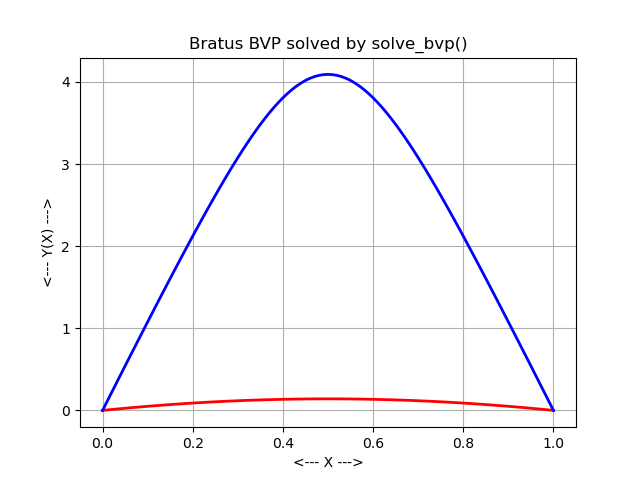

The script that saved this image:
#! /usr/bin/env python3
#
def solve_bvp_test ( ):

#*****************************************************************************80
#
## solve_bvp_test() uses solve_bvp() to solve Bratu's problem.
#
#  Licensing:
#
#    This code is distributed under the MIT license.
#
#  Modified:
#
#    21 June 2022
#
#  Author:
#
#    John Burkardt.
#
  from scipy.integrate import solve_bvp
  import matplotlib.pyplot as plt
  import numpy as np
  import platform

  print ( '' )
  print ( 'solve_bvp_test():' )
  print ( '  python version: ' + platform.python_version ( ) )
  print ( '  numpy version:  ' + np.version.version )
  print ( '  Use solve_bvp() to solve Bratu''s problem:' )
  print ( '  y" + k e^y = 0' )
  print ( '  0 <= x <= 1' )
  print ( '  y''(0) = 0, y''(1) = 0' )

  a = 0.0
  b = 1.0

  n_mesh = 5
  x_mesh = np.linspace ( a, b, n_mesh )
  ya_mesh = np.zeros ( [ 2, n_mesh ] )
  yb_mesh = np.zeros ( [ 2, n_mesh ] )
  yb_mesh[0] = 3.0

  sol_a = solve_bvp ( bratu_fun, bratu_bc, x_mesh, ya_mesh )
  sol_b = solve_bvp ( bratu_fun, bratu_bc, x_mesh, yb_mesh )
#
#  Use DEVAL to evaluate the solution.
#
  n_plot = 101
  x_plot = np.linspace ( a, b, n_plot )
  ya_plot = sol_a.sol ( x_plot )[0]
  yb_plot = sol_b.sol ( x_plot )[0]
#
#  Display a plot of Y and Y'.
#
  plt.clf ( )
  plt.plot ( x_plot, ya_plot, 'r-', linewidth = 2 )
  plt.plot ( x_plot, yb_plot, 'b-', linewidth = 2 )
  plt.xlabel ( '<--- X --->' )
  plt.ylabel ( '<--- Y(X) --->' )
  plt.title ( 'Bratu''s BVP solved by solve_bvp()' )
  plt.grid ( True )
  filename = 'solve_bvp_test.png'
  plt.savefig ( filename )
  print ( '  Graphics saved as "' + filename + '"' )
  plt.show ( block = False )
  plt.close ( )
#
#  Terminate.
#
  print ( '' )
  print ( 'solve_bvp_test():' )
  print ( '  Normal end of execution.' )

  return

def bratu_fun ( x, y ):

#*****************************************************************************80
#
## bratu_fun() evaluates the right hand side of Bratu's BVP.
#
#  Discussion:
#
#    We assume that the differential equation has been rewritten as a
#    system of first order equations of the form
#
#      dydx = f(x,y)
#
#    u' = v
#    v' = - exp ( u )
#
#  Licensing:
#
#    This code is distributed under the MIT license.
#
#  Modified:
#
#    21 June 2022
#
#  Author:
#
#    John Burkardt
#
#  Input:
#
#    real X, the point at which the ODE is to be evaluated.
#
#    real Y(*), the value of the solution at X.
#
#    real LAMBDA, the estimated eigenvalue.
#
#  Output:
#
#    real DYDX(M), the value of the right hand side given X and Y.
#
  import numpy as np

  dydx = np.array ( [ y[1], - np.exp ( y[0] ) ] )

  return dydx

def bratu_bc ( ya, yb ):

#*****************************************************************************80
#
## bratu_bc() evaluates the boundary conditions for the Bratu BVP.
#
#  Licensing:
#
#    This code is distributed under the MIT license.
#
#  Modified:
#
#    21 June 2022
#
#  Author:
#
#    John Burkardt
#
#  Input:
#
#    real YA(M), YB(M), the solution value at the left and right endpoints.
#
#  Output:
#
#    real BC(2), the value of the boundary conditions.
#
  import numpy as np

  bc = np.array ( [ ya[0], yb[0] ] ) 

  return bc

def timestamp ( ):

#*****************************************************************************80
#
## timestamp() prints the date as a timestamp.
#
#  Licensing:
#
#    This code is distributed under the MIT license. 
#
#  Modified:
#
#    21 August 2019
#
#  Author:
#
#    John Burkardt
#
  import time

  t = time.time ( )
  print ( time.ctime ( t ) )

  return

if ( __name__ == '__main__' ):
  timestamp ( )
  solve_bvp_test ( )
  timestamp ( )
